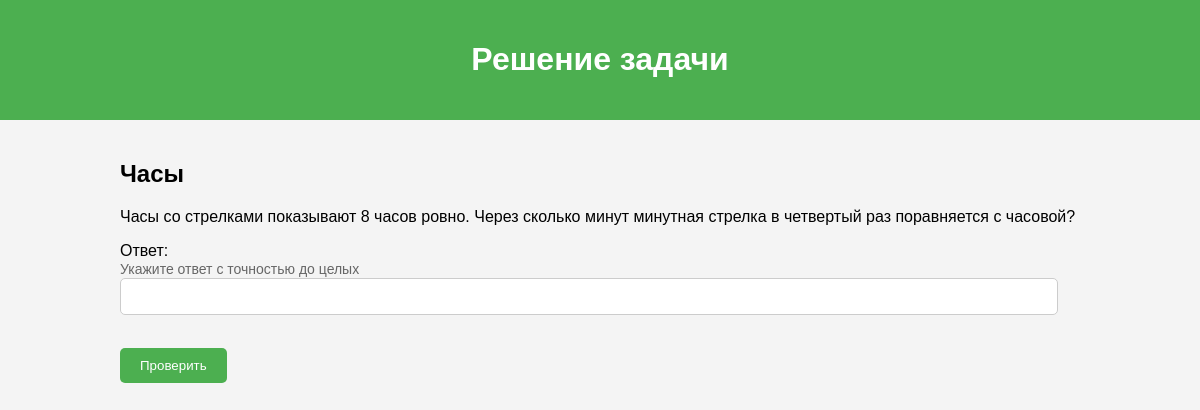
The app's page /task/16/ with its own data.
### maths/models.py (models this page shows, shortened)
class MathTask(models.Model):
    title = models.CharField(max_length=200)
    description = models.TextField()
    correct_answer = models.CharField(max_length=100, default='')

### maths/views.py (the view)
# urls.py: path('task/<int:task_id>/', views.solve_task, name='solve_task'),
def solve_task(request, task_id):
    task = MathTask.objects.get(id=task_id)
    context = {
        'task': task,
    }
    return render(request, 'solve_task.html', context)

### templates/solve_task.html (shortened to what this page needs)
<!DOCTYPE html>
<html lang="en">
<head>
</head>
<body>
    <header>
        <h1>Решение задачи</h1>
    </header>
    <div class="container">
        <h2>{{ task.title }}</h2>
        <p>{{ task.description }}</p>
        <form id="answerForm" action="/check_answer/{{ task.id }}/" method="post">
            <label for="answer">Ответ:</label><br>
            <label class="answer-label" for="answer">Укажите ответ с точностью до целых</label><br>
            <input type="number" id="answer" name="answer" required><br><br>
            <button type="button" onclick="checkAnswer()">Проверить</button>
        </form>
    </div>
</body>
</html>

### templates/solve_task.html (style rules this page uses)
body { font-family: Arial, sans-serif; background-color: #f4f4f4; margin: 0; padding: 0; }
header { background-color: #4CAF50; color: white; padding: 20px; text-align: center; }
.container { width: 80%; margin: auto; overflow: hidden; padding: 20px; }
form { margin-bottom: 20px; }
form input[type="text"], form input[type="number"] { width: calc(100% - 22px); padding: 10px; margin-bottom: 15px; border: 1px solid #ccc; border-radius: 5px; box-sizing: border-box; }
form button { padding: 10px 20px; background-color: #4CAF50; color: white; border: none; border-radius: 5px; cursor: pointer; }
input[type="number"] { -moz-appearance: textfield; }
.answer-label { font-size: 14px; color: #666; margin-bottom: 5px; }

### records on screen
MathTask: title "Часы", description "Часы со стрелками показывают 8 часов ровно. Через сколько минут минутная стрелка в четвертый раз поравняется с часовой?"
